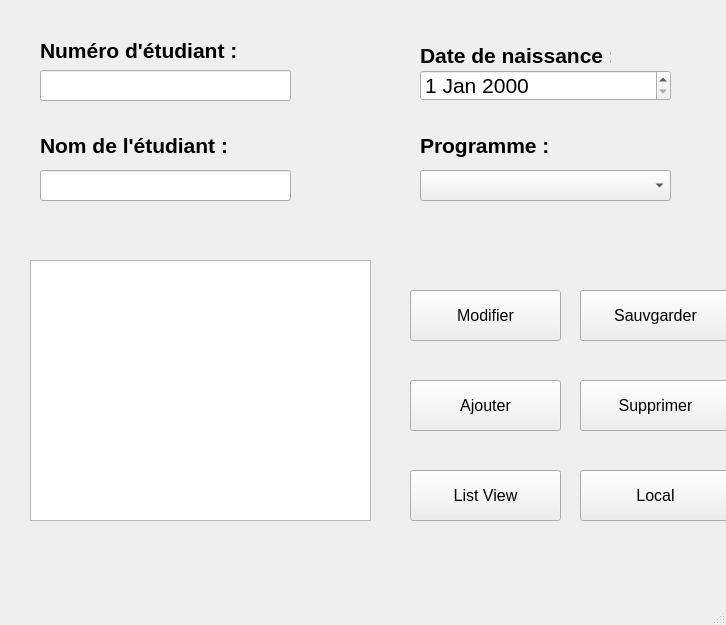
<?xml version="1.0" encoding="UTF-8"?>
<ui version="4.0">
 <class>MainWindow</class>
 <widget class="QMainWindow" name="MainWindow">
  <property name="geometry">
   <rect>
    <x>0</x>
    <y>0</y>
    <width>726</width>
    <height>625</height>
   </rect>
  </property>
  <property name="windowTitle">
   <string>MainWindow</string>
  </property>
  <widget class="QWidget" name="centralwidget">
   <widget class="QLabel" name="label_numero">
    <property name="geometry">
     <rect>
      <x>40</x>
      <y>40</y>
      <width>201</width>
      <height>21</height>
     </rect>
    </property>
    <property name="font">
     <font>
      <family>Nirmala UI</family>
      <pointsize>16</pointsize>
      <weight>75</weight>
      <bold>true</bold>
     </font>
    </property>
    <property name="text">
     <string>Numéro d'étudiant :</string>
    </property>
   </widget>
   <widget class="QLineEdit" name="lineEdit_numero">
    <property name="geometry">
     <rect>
      <x>40</x>
      <y>70</y>
      <width>251</width>
      <height>31</height>
     </rect>
    </property>
   </widget>
   <widget class="QLabel" name="label_nom">
    <property name="geometry">
     <rect>
      <x>40</x>
      <y>130</y>
      <width>211</width>
      <height>31</height>
     </rect>
    </property>
    <property name="font">
     <font>
      <family>Nirmala UI</family>
      <pointsize>16</pointsize>
      <weight>75</weight>
      <bold>true</bold>
     </font>
    </property>
    <property name="text">
     <string>Nom de l'étudiant :</string>
    </property>
   </widget>
   <widget class="QLineEdit" name="lineEdit_nom">
    <property name="geometry">
     <rect>
      <x>40</x>
      <y>170</y>
      <width>251</width>
      <height>31</height>
     </rect>
    </property>
   </widget>
   <widget class="QPushButton" name="pushButton_ajouter">
    <property name="geometry">
     <rect>
      <x>410</x>
      <y>380</y>
      <width>151</width>
      <height>51</height>
     </rect>
    </property>
    <property name="font">
     <font>
      <pointsize>12</pointsize>
     </font>
    </property>
    <property name="text">
     <string>Ajouter</string>
    </property>
   </widget>
   <widget class="QTextBrowser" name="textBrowser_affichage">
    <property name="geometry">
     <rect>
      <x>30</x>
      <y>260</y>
      <width>341</width>
      <height>261</height>
     </rect>
    </property>
   </widget>
   <widget class="QLabel" name="label_programme">
    <property name="geometry">
     <rect>
      <x>420</x>
      <y>130</y>
      <width>191</width>
      <height>31</height>
     </rect>
    </property>
    <property name="font">
     <font>
      <family>Nirmala UI</family>
      <pointsize>16</pointsize>
      <weight>75</weight>
      <bold>true</bold>
     </font>
    </property>
    <property name="text">
     <string>Programme :</string>
    </property>
   </widget>
   <widget class="QComboBox" name="comboBox_programme">
    <property name="geometry">
     <rect>
      <x>420</x>
      <y>170</y>
      <width>251</width>
      <height>31</height>
     </rect>
    </property>
    <property name="font">
     <font>
      <pointsize>12</pointsize>
     </font>
    </property>
   </widget>
   <widget class="QPushButton" name="pushButton_supprimer">
    <property name="geometry">
     <rect>
      <x>580</x>
      <y>380</y>
      <width>151</width>
      <height>51</height>
     </rect>
    </property>
    <property name="font">
     <font>
      <pointsize>12</pointsize>
     </font>
    </property>
    <property name="text">
     <string>Supprimer</string>
    </property>
   </widget>
   <widget class="QPushButton" name="pushButton_sauvegarder">
    <property name="geometry">
     <rect>
      <x>580</x>
      <y>290</y>
      <width>151</width>
      <height>51</height>
     </rect>
    </property>
    <property name="font">
     <font>
      <pointsize>12</pointsize>
     </font>
    </property>
    <property name="text">
     <string>Sauvgarder</string>
    </property>
   </widget>
   <widget class="QPushButton" name="pushButton_modifier">
    <property name="geometry">
     <rect>
      <x>410</x>
      <y>290</y>
      <width>151</width>
      <height>51</height>
     </rect>
    </property>
    <property name="font">
     <font>
      <pointsize>12</pointsize>
     </font>
    </property>
    <property name="text">
     <string>Modifier</string>
    </property>
   </widget>
   <widget class="QLabel" name="label_erreur_numero">
    <property name="geometry">
     <rect>
      <x>40</x>
      <y>100</y>
      <width>271</width>
      <height>31</height>
     </rect>
    </property>
    <property name="font">
     <font>
      <pointsize>9</pointsize>
     </font>
    </property>
    <property name="text">
     <string>&lt;html&gt;&lt;head/&gt;&lt;body&gt;&lt;p&gt;&lt;span style=&quot; color:#ff0000;&quot;&gt;&lt;br/&gt;&lt;/span&gt;&lt;/p&gt;&lt;/body&gt;&lt;/html&gt;</string>
    </property>
    <property name="textFormat">
     <enum>Qt::RichText</enum>
    </property>
   </widget>
   <widget class="QLabel" name="label_erreur_nom">
    <property name="geometry">
     <rect>
      <x>40</x>
      <y>210</y>
      <width>271</width>
      <height>31</height>
     </rect>
    </property>
    <property name="font">
     <font>
      <pointsize>9</pointsize>
     </font>
    </property>
    <property name="text">
     <string>&lt;html&gt;&lt;head/&gt;&lt;body&gt;&lt;p&gt;&lt;span style=&quot; color:#ff0000;&quot;&gt;&lt;br/&gt;&lt;/span&gt;&lt;/p&gt;&lt;/body&gt;&lt;/html&gt;</string>
    </property>
    <property name="textFormat">
     <enum>Qt::RichText</enum>
    </property>
   </widget>
   <widget class="QDateEdit" name="dateEdit_naissance">
    <property name="geometry">
     <rect>
      <x>420</x>
      <y>70</y>
      <width>251</width>
      <height>31</height>
     </rect>
    </property>
    <property name="font">
     <font>
      <pointsize>16</pointsize>
     </font>
    </property>
   </widget>
   <widget class="QLabel" name="label_naissance">
    <property name="geometry">
     <rect>
      <x>420</x>
      <y>40</y>
      <width>191</width>
      <height>31</height>
     </rect>
    </property>
    <property name="font">
     <font>
      <family>Nirmala UI</family>
      <pointsize>16</pointsize>
      <weight>75</weight>
      <bold>true</bold>
     </font>
    </property>
    <property name="text">
     <string>Date de naissance :</string>
    </property>
   </widget>
   <widget class="QPushButton" name="pushButton_listview">
    <property name="geometry">
     <rect>
      <x>410</x>
      <y>470</y>
      <width>151</width>
      <height>51</height>
     </rect>
    </property>
    <property name="font">
     <font>
      <pointsize>12</pointsize>
     </font>
    </property>
    <property name="text">
     <string>List View</string>
    </property>
   </widget>
   <widget class="QPushButton" name="pushButton_local">
    <property name="geometry">
     <rect>
      <x>580</x>
      <y>470</y>
      <width>151</width>
      <height>51</height>
     </rect>
    </property>
    <property name="font">
     <font>
      <pointsize>12</pointsize>
     </font>
    </property>
    <property name="text">
     <string>Local</string>
    </property>
   </widget>
  </widget>
  <widget class="QMenuBar" name="menubar">
   <property name="geometry">
    <rect>
     <x>0</x>
     <y>0</y>
     <width>726</width>
     <height>21</height>
    </rect>
   </property>
  </widget>
  <widget class="QStatusBar" name="statusbar"/>
 </widget>
 <resources/>
 <connections/>
</ui>
